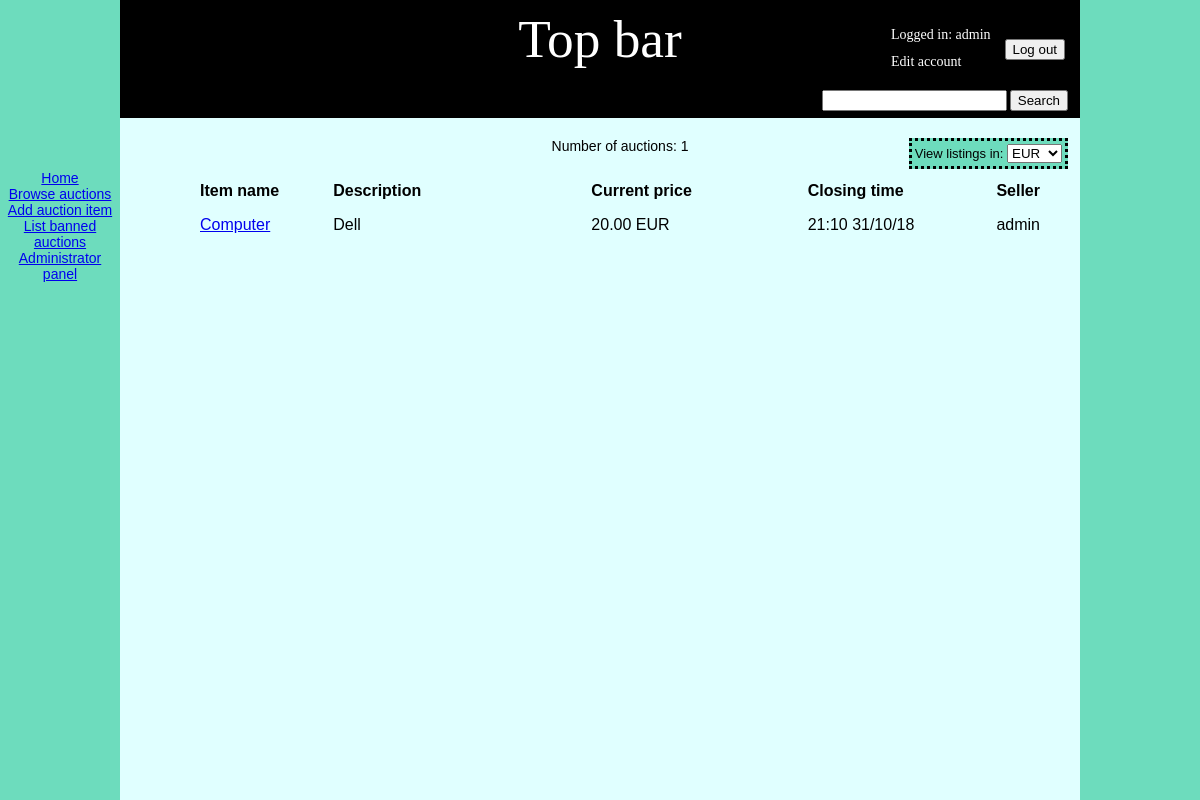
Page /auctions/ (signed in) on the committed database.
### auctionApp/models.py (models this page shows, shortened)
class ExchangeRate(models.Model):
     code = models.CharField(primary_key=True, max_length=3)
     rate = models.FloatField()
     last_updated = models.DateTimeField(auto_now=True)

class Auction(models.Model):
    seller_id = models.IntegerField()
    seller_name = models.CharField(max_length=20)
    seller_email = models.EmailField()
    title = models.CharField(max_length=100, null=False, blank=False)
    description = models.TextField(null=False, blank=False)
    starting_price = models.FloatField()
    current_price = models.FloatField()
    current_winner_id = models.IntegerField(null=True, blank=True)
    current_winner_name = models.CharField(max_length=20, default='No bids yet.')
    time_posted = models.DateTimeField()
    time_closing = models.DateTimeField()
    hash_id = models.CharField(max_length=256)
    active = models.BooleanField(default=True)
    banned = models.BooleanField(default=False)
    resolved = models.BooleanField(default=False)

### auctionApp/auctions_browse.py (the view, shortened to what this page needs)
# urls.py: path('auctions/', BrowseAuctions.as_view(), name='auctions'),
class BrowseAuctions(View):
    def get(self, request, **messages):
        request = assert_currency(request)
        currency = request.session['currency']
        if 'auctions' not in messages:
            auctions = Auction.objects.all().filter(active=True, banned=False, time_closing__gte=datetime.now()).order_by('time_closing')
        else:
            auctions = messages.get('auctions')
        for auction in auctions:
            auction.time_posted = auction.time_posted.strftime('%H:%M %d/%m/%y')
            auction.time_closing = auction.time_closing.strftime('%H:%M %d/%m/%y')
            if currency != 'EUR':
                converted_price = Currency.exchange(auction.current_price, currency)
                auction.current_price = "%.2f EUR (%.2f %s)" % (auction.current_price, converted_price, currency)
            else:
                auction.current_price = "%.2f EUR" % auction.current_price
        info_message = messages.get('info_message')
        error_message = messages.get('error_message')
        return render(request, 'browse.html', {'auctions': auctions,
                                               'info_message': info_message,
                                               'error_message': error_message, })

### auctionApp/auctions_browse.py (called while the page is built)
def assert_currency(request):
    if not 'currency' in request.session:
        request.session['currency'] = 'EUR'
    if not 'currencies' in request.session:
        request.session['currencies'] = Currency.code_list()
    return request

### auctionApp/currency.py (called while the page is built)
    def code_list(**type):
        if ExchangeRate.objects.count() == 0:
            Currency.fetch_rates()
        keylist = []
        for key in ExchangeRate.objects.all():
            if type.get('type') == 'pairlist':
                keylist.append([key.code, key.code])
            else:
                keylist.append(key.code)
        return keylist

### templates/browse.html
{% extends "base.html" %}
{% block content %}
    {% include 'currency_picker.html' %}
    Number of auctions: {{ auctions.count }}<br><br>
    <table border="0" cellpadding="4" cellspacing="8" style="max-width: 90%">
            <tr>
                <th width="150">
                    Item name
                </th>
                <th width="350">
                    Description
                </th>
                <th width="300">
                    Current price
                </th>
                <th width="250">
                    Closing time
                </th>
                <th>
                    Seller
                </th>
            </tr>
        {% for auction in auctions %}
            <tr valign="top">
                <td>
                    <a href="{% url 'auctions' %}{{ auction.id }}">{{ auction.title }}</a>
                </td>
                <td>
                    <pre>{{ auction.description }}</pre>
                </td>
                <td width="130">
                    {{ auction.current_price }}
                </td>
                <td>
                    {{ auction.time_closing }}
                </td>
                <td>
                    {{  auction.seller_name }}
                </td>
            </tr>
        {% endfor %}
    </table>
{% endblock %}

### templates/login.html (shortened to what this page needs)
{% if not user.is_authenticated %}
    <form action="{% url 'login' %}" method="POST" class="login">
        {% csrf_token %}
        <table>
            <tr>
                <td>
                    <input id="username" name="username" type="text", value="Username" /><br>
                    <input id="password" name="password" type="password", value="Password"/>
                </td>
                <td>
                    <button type="submit">Login</button>
                </td>
            </tr>
        </table>
    </form>
{% else %}
    <div class="login">
        <table border="0" class="text_white">
            <tr>
                <td>
                    Logged in: {{ user }}
                </td>
                <td rowspan="3">
                    <br><form action="{% url 'logout' %}" method="POST" style="padding-left: 10px">
                        <button type="submit">Log out</button>
                    </form>
                </td>
            </tr>
            <tr>
                <td>
                    <a href="{% url 'edit_account' %}" class="text_white">Edit account</a>
                </td>
            </tr>
        </table>
    </div>
{% endif %}

### templates/currency_picker.html (shortened to what this page needs)
<form action="{% url 'change_currency' %}" method="POST" class="login" style="background-color: #6DDCBD; padding: 3px;border: black; border-style: dotted"">
    View listings in:
    <select name="currency" id="currency" onchange="this.form.submit()">
        {% for code in request.session.currencies %}
            <option value="{{ code }}"
                {% if code == request.session.currency %}
                    selected
                {% endif %}>{{ code }}</option>
        {% endfor %}
    </select>
</form>

### rows in the picture
ExchangeRate: currency "EUR"
Auction: title "Computer", description "Dell", current_price "20.00 EUR", time_closing "21:10 31/10/18", seller_name "admin"

### other values in the picture
{{ user }} "admin"
{{ auctions.count }} "1"
